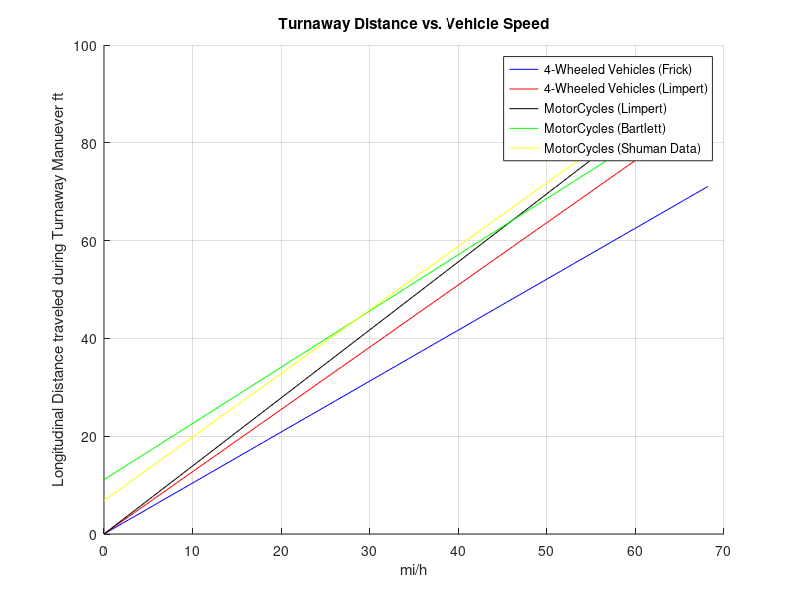

Source code (MATLAB):
% One half lane change or Critical Turnaway manuever comparisons equations between
% MotorCycles and 4-Wheeled Vehicles. This Manuever and the equations that are 
% attempting to define them are measureing the longitudinal distance traveled during
% the conduction of said manuever, details on the different equations and thier 
% Origin are shown below.

% Frick's Equation for Critical Turnaway distance (4-Wheeled vehcles)
% Xd=V.*sqrt((2.*dy)/(mu.*g)) 
% Where
% Xd=Longitudinal distance traversed during the turnaway manuever
% V=Vehicle Velocity ft/s
% We will be using a mu of .8 for the moment( this may be invalid, and we will want
% to play with this here. My source for this equation says we should use mu subscript
% m, which is appearetnly the maximum coefficent of friction between the tire and 
% Roadway
% dy=Lateral displacment for critical turnaway (might use 6.5) I will need to 
% pay attenction to this value, which will be similar to the L value of later
% equations.
% g is obviously acceleration of gravity

% Limperts Equation for Critical Turnaway distance for (4-Wheeled Vhicles)

% Xl=V.*sqrt((2.*dy)/(.85.*mu.*g))
% Note: the values are all the same other than the .85, or 85 percent of maximum
% lateral acceleration used. recomended for critical turn away values  ( I actually
% changed this value to .67 percent of maximum lateral acceleration used.)

% Limperts Equation for Critical Trunaway distance for (Motorcyclels) comes highly
% recomended
% Xu=Cl.*V.*sqrt(L/fy)
% Cl=limperts constant .45-.3 Ill play with these values a bit.
% L= lateral displacement during manuever
% fy=turning lateral acceleration in g units .65g is maximum value, and the one we
% we will use here

% Wade D. Bartlett empirically derived equation Note: data only valid for a lateral
% displacement of 6.5 ft for turnaway manuver (empirically derived equation)
% From SAE Paper "Time and Distance Required for a MotorCycle to Turn away from
% an Obstacle"
% Xw=1.15mph+11.1

% Carl. F Shumans data... I did a least squars best fit line to the Shumans
% data for dist for wheels to clear obstacle, which I belive is the same as the 
% turn away distance. In anycase the equation seems to agree well with the other
% turn away distance equations for MotorCycles.
% y=1.3.*mph+6.833

clear all;
clc;

L=6.5 ;% lateral displacment feet

dy=6.5; % Lateral displacment feet

mu=.8 ;% coefficent of friction for a dry roadway

g=32.17; % ft/s/s

Cl=.30 ;% limperts constant motorcycles

fy=.65 ;% limperts lateral acceleration value motorcycels 

V=linspace(0,100,100); % Vehicle veleocity ft/s

Xd=V.*sqrt((2.*dy)/(mu.*g)); % Dailys equation 4-Wheeled Vehicels 

Xl=V.*sqrt((2.*dy)/(.67.*mu.*g)); % Limperts equation 4-Wheeled Vehicles 

Xu=Cl.*V.*sqrt(L/fy); % Limperts equation motorcycles

mph=(60/88).*V; % convert ft/s to mph

Xw=1.15.*mph+11.1; % Wade D. Bartletts equation

y=1.3.*mph+6.833; % Least Squars regression of Shuman Data


hold on;
grid on;

plot(mph,Xd,"color",'b',";4-Wheeled Vehicles (Frick);");
plot(mph,Xl,"color",'r',";4-Wheeled Vehicles (Limpert);");
plot(mph,Xu,"color",'k',";MotorCycles (Limpert);");
plot(mph,Xw,"color",'g',";MotorCycles (Bartlett);");
plot(mph,y,"color",'y',";MotorCycles (Shuman Data);");
xlabel("mi/h");
ylabel("Longitudinal Distance traveled during Turnaway Manuever ft");
title("Turnaway Distance vs. Vehicle Speed");
saveas(1,"TurnawayDist","jpg")
